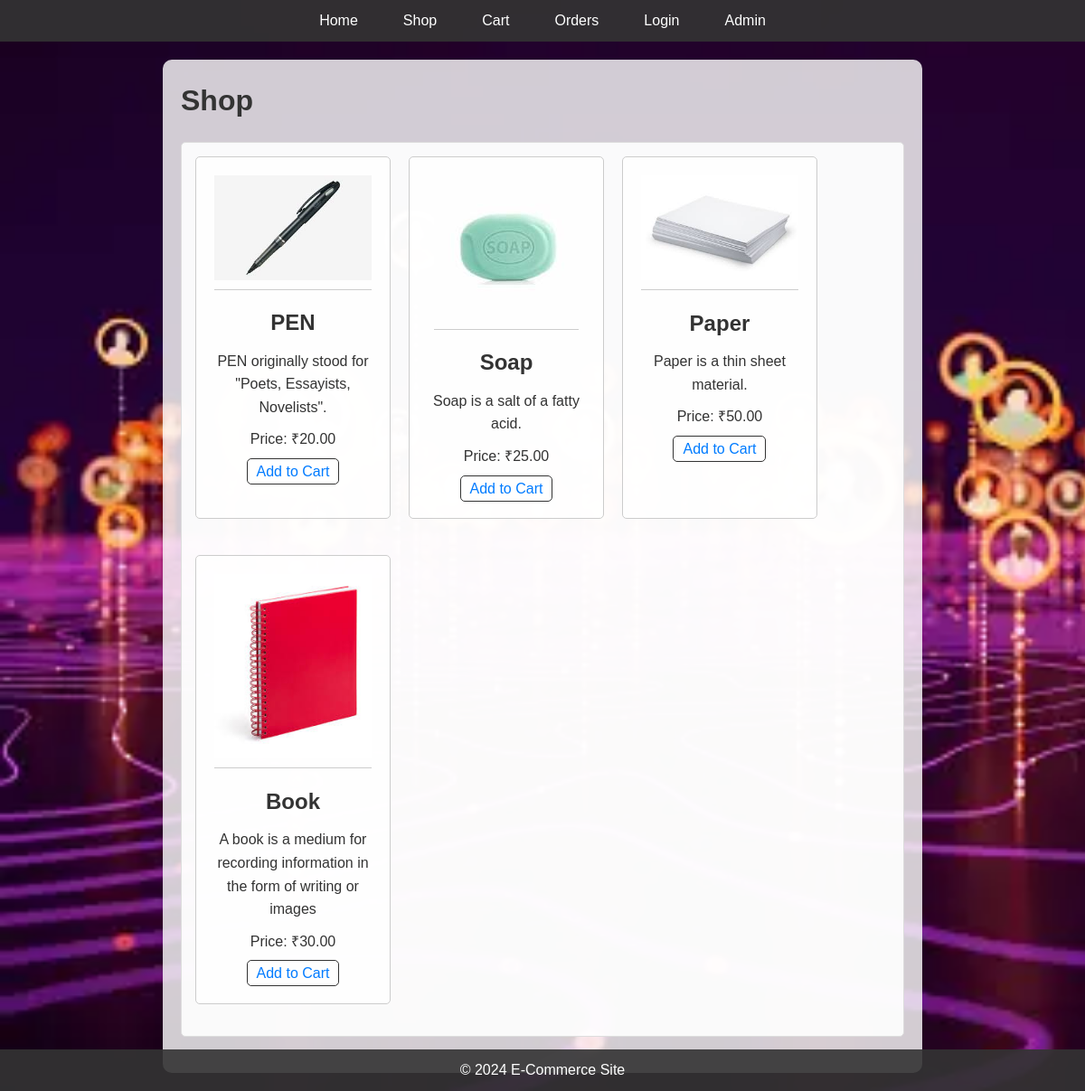
The page /shop.php on the database its author committed.
### tables this page shows
CREATE TABLE `products` (
  `id` int(11) NOT NULL,
  `name` varchar(255) NOT NULL,
  `description` text DEFAULT NULL,
  `price` decimal(10,2) NOT NULL,
  `image` varchar(255) DEFAULT NULL
);

### shop.php (the view, shortened to what this page needs)
<?php
include 'header.php';
include 'db.php';
$result = $conn->query("SELECT * FROM products");
?>
<h1>Shop</h1>
<div class="products-container">
    <?php
    if ($result->num_rows > 0) {
        while ($row = $result->fetch_assoc()) {
            echo "<div class='product'>";
            if (!empty($row['image'])) {
                echo "<img src='uploads/" . htmlspecialchars($row['image']) . "' alt='" . htmlspecialchars($row['name']) . "' class='product-image'>";
            }
            echo "<h2>" . htmlspecialchars($row['name']) . "</h2>";
            echo "<p>" . htmlspecialchars($row['description']) . "</p>";
            echo "<p>Price: ₹" . htmlspecialchars($row['price']) . "</p>";
            echo "<a href='add_to_cart.php?id=" . htmlspecialchars($row['id']) . "'>Add to Cart</a>";
            echo "</div>";
        }
    } else {
        echo "<p>No products found.</p>";
    }
    ?>
</div>
<?php
include 'footer.php';
?>
<!DOCTYPE html>
<html lang="en">
<head>
</head>
<body>
</body>
</html>

### header.php (shortened to what this page needs)
<!DOCTYPE html>
<html>
<head>
    <link rel="stylesheet" href="styles.css">
</head>
<body>
    <header>
        <nav>
            <ul>
                <li><a href="home.php">Home</a></li>
                <li><a href="shop.php">Shop</a></li>
                <li><a href="cart.php">Cart</a></li>
                <li><a href="list_orders.php">Orders</a></li>
                <?php if (isset($_SESSION['user_id'])): ?>
                    <li><a href="logout.php">Logout</a></li>
                    <?php if ($_SESSION['role'] === 'admin'): ?>
                        <li><a href="admin.php">Admin</a></li>
                    <?php endif; ?>
                <?php else: ?>
                    <li><a href="login.php">Login</a></li>
                <?php endif; ?>
                <li><a href="admin_register.php">Admin</a></li>
            </ul>
        </nav>
    </header>
    <main>

### footer.php
    </main>
    <footer>
        <p>&copy; 2024 E-Commerce Site</p>
    </footer>
</body>
</html>

### styles.css (style rules this page uses)
body, h1, h2, h3, p, ul { margin: 0; padding: 0; font-family: Arial, sans-serif; }
body { line-height: 1.6; background-image: url('images.jpg'); background-size: cover; background-repeat: no-repeat; background-attachment: fixed; color: #333; }
header { background: rgba(51, 51, 51, 0.9); color: #fff; padding: 10px 0; }
header nav ul { list-style: none; display: flex; justify-content: center; align-items: center; }
header nav ul li { margin: 0 15px; }
header nav ul li a { color: #fff; text-decoration: none; padding: 5px 10px; transition: background 0.3s; }
main { padding: 20px; max-width: 800px; margin: 20px auto; background-color: rgba(255, 255, 255, 0.8); border-radius: 10px; }
main h1, main h2 { margin-bottom: 20px; }
main p { margin-bottom: 10px; }
main div { margin-bottom: 20px; padding: 15px; border: 1px solid #ddd; border-radius: 5px; background-color: rgba(255, 255, 255, 0.9); }
main a { color: #333; text-decoration: none; padding: 5px 10px; border: 1px solid #333; border-radius: 5px; transition: background 0.3s, color 0.3s; }
footer { background: rgba(51, 51, 51, 0.9); color: #fff; text-align: center; padding: 10px 0; position: fixed; bottom: 0; width: 100%; }
footer p { margin: 0; }

### shop.php (style rules this page uses)
.products-container { display: flex; flex-wrap: wrap; gap: 20px; }
.product { border: 1px solid #ccc; padding: 20px; border-radius: 5px; width: calc(33.333% - 40px); box-sizing: border-box; text-align: center; }
.product img { max-width: 100%; height: auto; border-bottom: 1px solid #ccc; padding-bottom: 10px; margin-bottom: 10px; }
.product h2 { margin: 0 0 10px; }
.product p { margin: 0 0 10px; }
.product a { color: #007BFF; text-decoration: none; }

### rows shown on the page
products: image (picture), name "PEN", description "PEN originally stood for \"Poets, Essayists, Novelists\".", price "20.00"
products: image (picture), name "Soap", description "Soap is a salt of a fatty acid.", price "25.00"
products: image (picture), name "Paper", description "Paper is a thin sheet material.", price "50.00"
products: image (picture), name "Book", description "A book is a medium for recording information in the form of writing or images", price "30.00"
